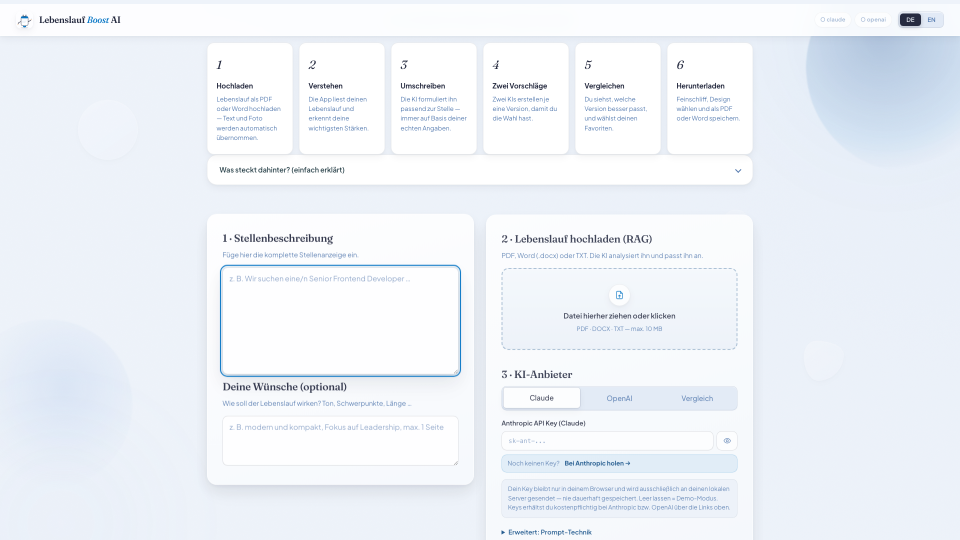
#> input picture docs/video/assets/01-hero.png, 1920 x 1080 px (shown at 1/2 size)
$ python make_video.py
#> lines starting #> are read from the running program, lines starting #| are printed output that depends on the picture
"""Professionelles Sapphire-Nightfall Projektvideo (ca. 3–5 Minuten).

Voraussetzungen (macOS): ffmpeg, ffprobe, say (Stimme Anna), Pillow.
"""

from __future__ import annotations

import re
import shutil
import subprocess
import textwrap
from dataclasses import dataclass
from pathlib import Path

from PIL import Image, ImageDraw, ImageFilter, ImageFont


ROOT = Path(__file__).resolve().parents[2]
VIDEO_DIR = ROOT / "docs" / "video"
ASSETS = VIDEO_DIR / "assets"
BUILD = VIDEO_DIR / "build"
WIDTH, HEIGHT = 1920, 1080
FPS = 30

# Sapphire Nightfall
INK = "#262b40"
ACCENT = "#0474c4"
ACCENT2 = "#06457f"
SOFT = "#a8c4ec"
BRIGHT = "#5379ae"
PAPER = "#eef3fa"
MUTED = "#9eb6d4"
WHITE = "#f0f5fc"


@dataclass(frozen=True)
class Scene:
    key: str
    image: Path
    narration: str


NARRATIONS = {
    "title": (
        "Willkommen zur Projektvorstellung von Lebenslauf Boost AI. "
        "Die aktuelle Webanwendung im Sapphire Nightfall Design begleitet Bewerbende mit dem Maskottchen Boosti "
        "durch einen klaren, dreistufigen Workflow. "
        "Zwei Sprachmodelle, Retrieval Augmented Generation, ein ATS Keyword Check und sechs Export Designs "
        "sind in einer einzigen Anwendung vereint — ohne Anmeldung und strikt auf echten Lebenslauf Daten."
    ),
    "hero": (
        "So sieht die aktuelle Website aus: ein dunkler Hero Bereich mit klarer Botschaft, "
        "ein dreistufiger Stepper und darunter die Erklaerung in sechs einfachen Schritten. "
        "Die Oberflaeche ist auf Deutsch und Englisch verfuegbar. "
        "Im Zentrum steht: der Lebenslauf wird zugeschnitten auf die Stelle, ohne Fakten zu erfinden."
    ),
    "input": (
        "Schritt eins beginnt mit der Stellenanzeige und optionalen Wuenschen zu Ton, Fokus und Laenge. "
        "Danach wird der Lebenslauf als PDF, Word oder Textdatei hochgeladen. "
        "Fuer Claude und OpenAI gibt es direkte Links, falls noch kein API Key vorhanden ist. "
        "Ohne Key laeuft der Demo Modus. Die App extrahiert Text und optional ein Foto und baut den RAG Index auf."
    ),
    "loading": (
        "Beim Klick auf Generieren erscheint eine fuenfsekundige Ladesequenz. "
        "Fortschrittsring, Checkliste und Schreibanimation machen sichtbar, dass die KI die Stelle analysiert, "
        "passende Staerken waehlt und den Entwurf formuliert. "
        "Erst danach wechselt die App zur Bearbeitungsseite."
    ),
    "generation": (
        "Auf der Bearbeitungsseite koennen Claude und OpenAI direkt verglichen werden. "
        "Fuer jede Version zeigt die App ATS Score, Keyword Check sowie Modell und Prompt Technik. "
        "Professionelle Prompt Vorlagen mit Rollen Prompting, Few Shot und Chain of Thought steuern die Formulierung. "
        "Die KI darf nur Angaben verwenden, die im hochgeladenen Lebenslauf belegt sind."
    ),
    "refine": (
        "Der Entwurf laesst sich im Editor direkt anpassen. "
        "Zusaetzlich gibt es Schnellaktionen und freie Anweisungen, zum Beispiel kuerzer, technischer oder foermlicher. "
        "Jede Antwort wird ueber Conversation History als eigene Version gespeichert. "
        "So bleibt der Kontext erhalten, ohne den gesamten Prozess neu zu starten."
    ),
    "export": (
        "Im dritten Schritt waehlt man eines von sechs Designs: Azure, Executive, Nordic, Sapphire, Cobalt oder Slate. "
        "Die Live Vorschau aktualisiert sich sofort. Foto, Dateiname und Format PDF oder Word sind frei waehlbar. "
        "Der Download startet lokal. Der Export bleibt zustandslos und speichert keine zusaetzliche Datei in der Datenbank."
    ),
    "architecture": (
        "Technisch besteht das Projekt aus einem Vanilla JavaScript Frontend und einem FastAPI Backend. "
        "Pydantic validiert alle Requests. Eine Provider Schicht kapselt Anthropic Claude und OpenAI. "
        "Services uebernehmen Extraktion, RAG, Prompt Aufbau, ATS Analyse und den PDF sowie DOCX Export. "
        "API Keys folgen dem Bring Your Own Key Prinzip und bleiben nur im Browser."
    ),
    "database": (
        "Die Persistenz nutzt SQLite mit SQLAlchemy. "
        "Die Tabelle sessions verbindet cv documents, generations und messages. "
        "Damit bleiben Versionshistorie, ATS Ergebnisse, Keyword Listen und der Dialog fuer Verfeinerungen "
        "nachvollziehbar und konsistent."
    ),
    "outro": (
        "Lebenslauf Boost AI zeigt damit den vollstaendigen Weg auf der aktuellen Website: "
        "echte Daten hochladen, relevanten Kontext finden, zwei KI Entwuerfe vergleichen, "
        "gezielt nachbessern und in sechs Designs professionell exportieren. "
        "Vielen Dank fuer das Ansehen."
    ),
}

GERMAN_WORDS = {
    "fuer": "für", "Fuer": "Für", "ueber": "über", "uebertragen": "übertragen",
    "vollstaendig": "vollständig", "vollstaendige": "vollständige", "vollstaendigen": "vollständigen",
    "verfuegbar": "verfügbar", "Verfuegung": "Verfügung", "einfuegt": "einfügt", "eingefuegt": "eingefügt",
    "muessen": "müssen", "loest": "löst", "zusaetzlich": "zusätzlich", "Zusaetzlich": "Zusätzlich",
    "Anschliessend": "Anschließend", "Wuensche": "Wünsche", "Nutzerwuensche": "Nutzerwünsche",
    "Laenge": "Länge", "waehlt": "wählt", "ausgewaehlt": "ausgewählt", "gewaehlt": "gewählt",
    "naechsten": "nächsten", "naechste": "nächste", "Naechste": "Nächste", "moeglich": "möglich",
    "koennen": "können", "kuerzer": "kürzer", "unabhaengige": "unabhängige",
    "Gespraechsverlauf": "Gesprächsverlauf", "behaelt": "behält", "laedt": "lädt",
    "zusaetzliche": "zusätzliche", "Schluesselbegriffe": "Schlüsselbegriffe", "Auszuege": "Auszüge",
    "Loeschen": "Löschen", "loeschen": "löschen", "hoechstens": "höchstens", "enthaelt": "enthält",
    "erfuellt": "erfüllt", "waeren": "wären", "Entwuerfe": "Entwürfe", "Oberflaeche": "Oberfläche",
    "pruefbar": "prüfbar", "laeuft": "läuft", "fuenfsekundige": "fünfsekundige",
    "durchgaengigen": "durchgängigen", "Erklaerung": "Erklärung", "Schritt": "Schritt",
    "Uebergang": "Übergang", "laesst": "lässt", "foermlicher": "förmlicher",
}


# [5 lines left out: function germanize, not called in this run]


def run(command: list[str], *, cwd: Path = ROOT) -> None:
    print("$", " ".join(command))
    subprocess.run(command, cwd=cwd, check=True)


def font(size: int, bold: bool = False, serif: bool = False) -> ImageFont.FreeTypeFont:
    if serif:
        path = Path("/System/Library/Fonts/Supplemental/Georgia Bold.ttf" if bold else "/System/Library/Fonts/Supplemental/Georgia.ttf")
    else:
        path = Path("/System/Library/Fonts/Supplemental/Arial Bold.ttf" if bold else "/System/Library/Fonts/Supplemental/Arial.ttf")
    return ImageFont.truetype(str(path), size) if path.exists() else ImageFont.load_default()


def wrap(draw: ImageDraw.ImageDraw, text: str, selected: ImageFont.ImageFont, width: int) -> list[str]:
    lines, current = [], ""
    for word in text.split():
        candidate = f"{current} {word}".strip()
        if draw.textlength(candidate, font=selected) <= width:
            current = candidate
        else:
            if current:
                lines.append(current)
            current = word
    if current:
        lines.append(current)
    return lines


def sapphire_bg() -> Image.Image:
    image = Image.new("RGB", (WIDTH, HEIGHT), INK)
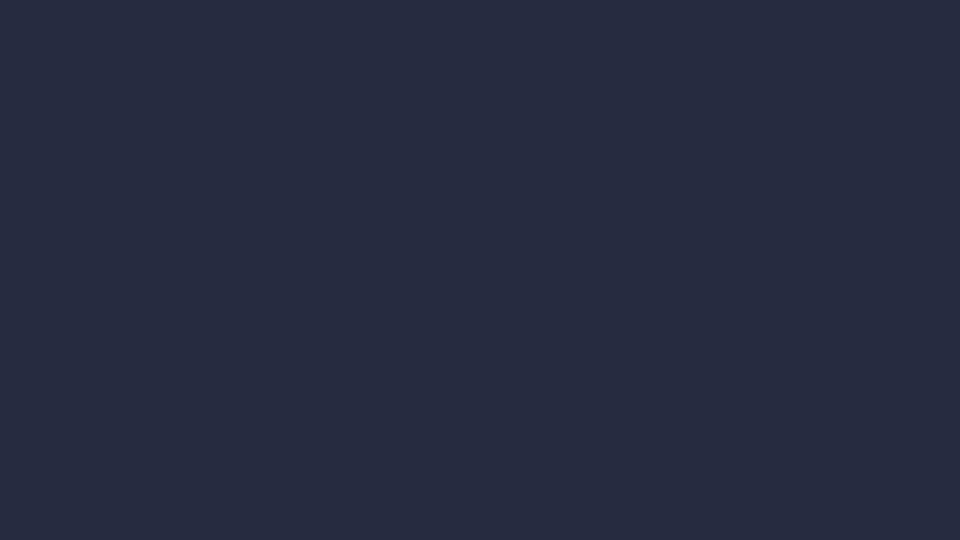
#> image: PIL image 1920x1080 RGB (shown at 1/2 size); mean R, G, B 38, 43, 64
    draw = ImageDraw.Draw(image)
    for y in range(HEIGHT):
        t = y / HEIGHT
        r = int(0x26 + (0x06 - 0x26) * t * 0.5)
        g = int(0x2b + (0x45 - 0x2b) * t * 0.5)
        b = int(0x40 + (0x7f - 0x40) * t * 0.55)
        draw.line((0, y, WIDTH, y), fill=(r, g, b))
    overlay = Image.new("RGBA", (WIDTH, HEIGHT), (0, 0, 0, 0))
#> overlay: PIL image 1920x1080 RGBA; every value is 0
    od = ImageDraw.Draw(overlay)
    od.ellipse((-300, -180, 700, 720), fill=(4, 116, 196, 45))
    od.ellipse((1200, 380, 2200, 1280), fill=(168, 196, 236, 38))
    return Image.alpha_composite(image.convert("RGBA"), overlay).convert("RGB")
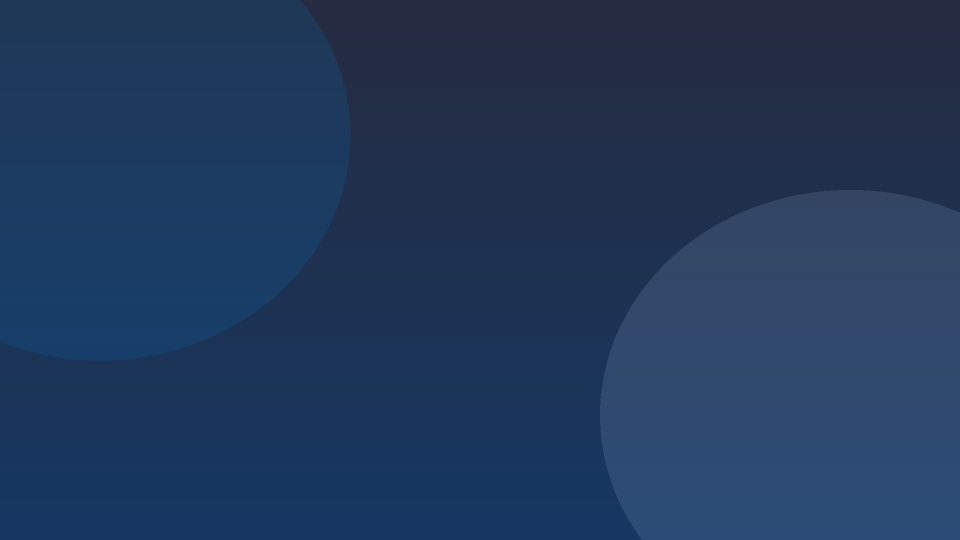
#> returned value: PIL image 1920x1080 RGB (shown at 1/2 size); mean R, G, B 33, 56.3, 90.2


def title_card(path: Path, eyebrow: str, title: str, subtitle: str, footer: str) -> None:
    image = sapphire_bg()
    draw = ImageDraw.Draw(image)
    # badge
    bw = int(draw.textlength(eyebrow.upper(), font=font(18, True))) + 36
#> bw = 108
    draw.rounded_rectangle((WIDTH // 2 - bw // 2, 150, WIDTH // 2 + bw // 2, 196), radius=22, fill=ACCENT)
    draw.text((WIDTH // 2, 173), eyebrow.upper(), anchor="mm", font=font(18, True), fill="#fff")

    y = 280
    for line in wrap(draw, title, font(72, True, serif=True), 1500):
#> in wrap, `lines, current = [], ""`: current = ''
        draw.text((WIDTH // 2, y), line, anchor="ma", font=font(72, True, serif=True), fill=WHITE)
        y += 90
#> this loop made 1 pass
#> after the loop, y = 370
    y += 20
#> y = 390
    for line in wrap(draw, subtitle, font(28), 1200):
        draw.text((WIDTH // 2, y), line, anchor="ma", font=font(28), fill=MUTED)
        y += 42
#> this loop made 1 pass
#> y on pass 1: 432
#> after the loop, y = 432
    draw.line((720, 860, 1200, 860), fill=SOFT, width=3)
    draw.text((WIDTH // 2, 920), footer, anchor="ma", font=font(22, True), fill=SOFT)
    image.save(path)
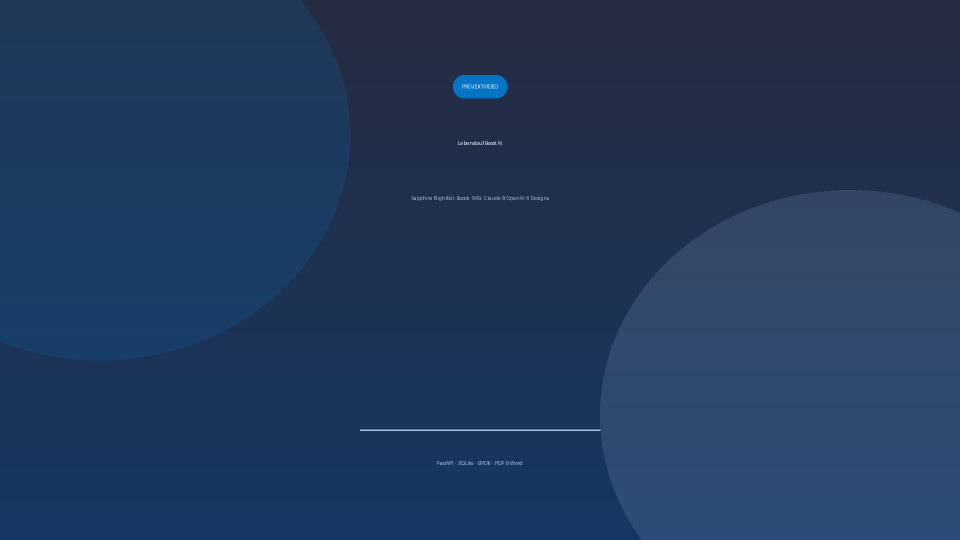
#> saved as 00-title.png: PIL image 1920x1080 RGB (shown at 1/2 size); mean R, G, B 33.1, 56.6, 90.7


# [43 lines left out: functions architecture_card, database_card, not called in this run]


def frame_screenshot(source: Path, destination: Path, title: str, subtitle: str = "") -> None:
#> called with title = 'Die aktuelle Website'
    base = sapphire_bg()
    draw = ImageDraw.Draw(base)
    draw.text((90, 48), title, font=font(36, True, serif=True), fill=WHITE)
    if subtitle:
        draw.text((92, 100), subtitle, font=font(20), fill=MUTED)

    # browser chrome
    frame = (90, 150, 1830, 1000)
    draw.rounded_rectangle(frame, radius=18, fill="#121a2a", outline=SOFT, width=2)
    draw.rounded_rectangle((90, 150, 1830, 198), radius=18, fill="#1a2740")
    draw.rectangle((90, 180, 1830, 198), fill="#1a2740")
    for i, color in enumerate(["#ff5f57", "#febc2e", "#28c840"]):
        cx = 130 + i * 28
        draw.ellipse((cx, 166, cx + 14, 180), fill=color)
    draw.rounded_rectangle((240, 162, 900, 186), radius=8, fill="#0d1524")
    draw.text((250, 174), "localhost:8000", anchor="lm", font=font(14), fill=MUTED)

    with Image.open(source).convert("RGB") as shot:
#> shot is the input picture: PIL image 1920x1080 RGB; mean R, G, B 238.2, 242.5, 248.4
        max_w, max_h = 1700, 760
        shot.thumbnail((max_w, max_h), Image.Resampling.LANCZOS)
#> shot: PIL image 1351x760 RGB
        x = (WIDTH - shot.width) // 2
#> x = 284
        y = 220 + (760 - shot.height) // 2
#> y = 220
        base.paste(shot, (x, y))
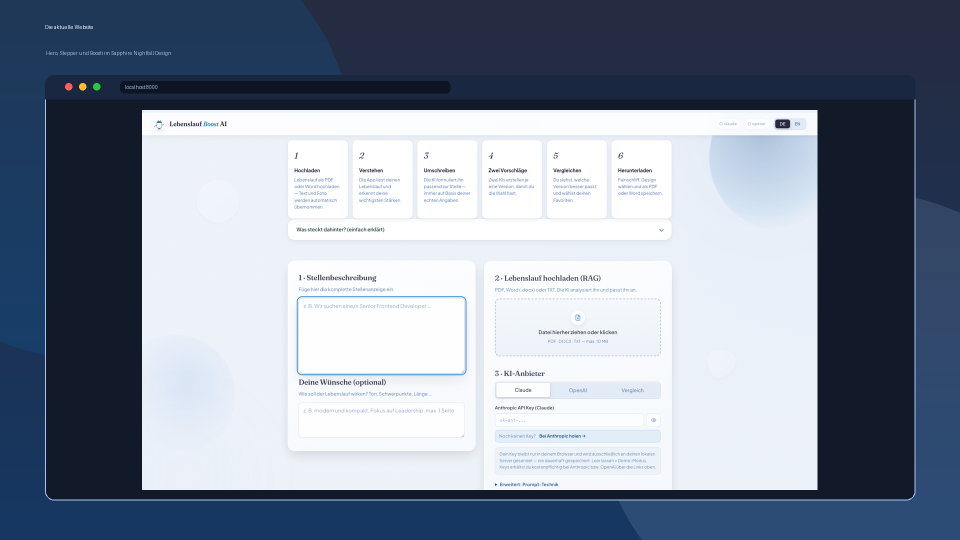
#> base: PIL image 1920x1080 RGB (shown at 1/2 size); mean R, G, B 132.2, 142.5, 158.5
    base.save(destination)


def make_slides() -> None:
    title_card(
        ASSETS / "00-title.png",
        "Projektvideo",
        "Lebenslauf Boost AI",
        "Sapphire Nightfall · Boosti · RAG · Claude & OpenAI · 6 Designs",
        "FastAPI  ·  SQLite  ·  BYOK  ·  PDF & Word",
    )
    frame_screenshot(ASSETS / "01-hero.png", ASSETS / "01-hero-framed.png", "Die aktuelle Website", "Hero, Stepper und Boosti im Sapphire Nightfall Design")
    frame_screenshot(ASSETS / "02-input-upload.png", ASSETS / "02-input-framed.png", "Schritt 1 · Eingabe", "Stellenanzeige, CV-Upload und API-Key-Links")
#> call 2 of frame_screenshot, with title = 'Schritt 1 · Eingabe'
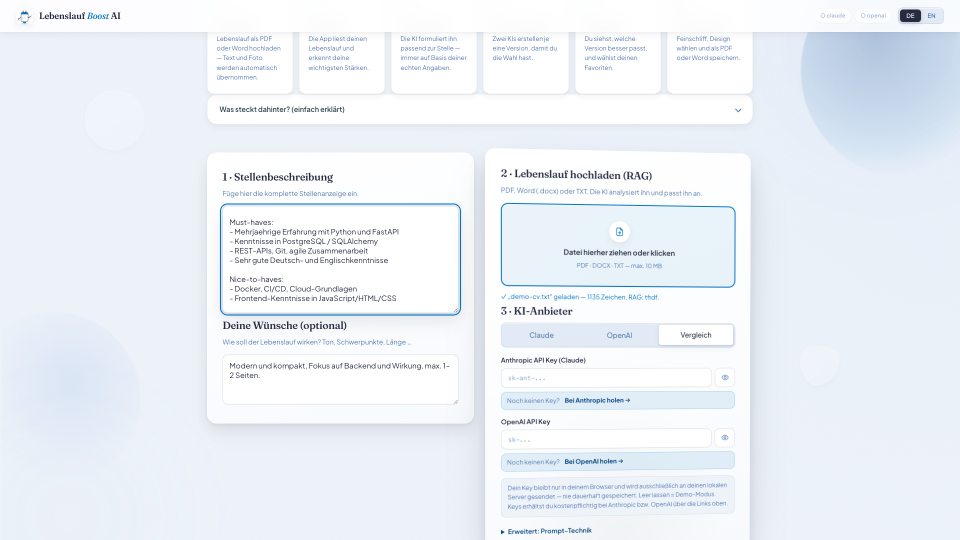
#> input picture docs/video/assets/02-input-upload.png, 1920 x 1080 px (shown at 1/2 size)
#> in frame_screenshot, shot is the input picture: PIL image 1920x1080 RGB; mean R, G, B 236.3, 241.2, 247.4
#> in frame_screenshot (call 2), `base.paste(shot, (x, y))`:
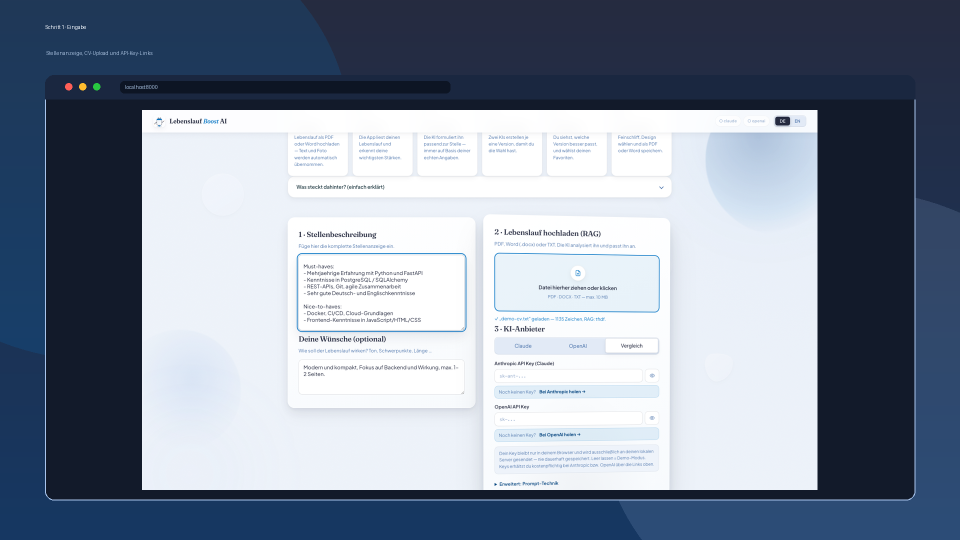
#> base: PIL image 1920x1080 RGB (shown at 1/2 size); mean R, G, B 131.2, 141.8, 158
    frame_screenshot(ASSETS / "02b-loading.png", ASSETS / "02b-loading-framed.png", "Ladesequenz", "Fünf Sekunden Fortschritt vor dem Seitenwechsel")
    frame_screenshot(ASSETS / "03-compare-output.png", ASSETS / "03-compare-framed.png", "Schritt 2 · Bearbeiten", "Modellvergleich, ATS-Score und Keyword-Check")
    frame_screenshot(ASSETS / "04-refine.png", ASSETS / "04-refine-framed.png", "Verfeinern", "Conversation History und iterative Verbesserung")
    frame_screenshot(ASSETS / "05-design-export.png", ASSETS / "05-design-framed.png", "Schritt 3 · Design & Download", "Sechs Designs, Live-Vorschau, PDF oder Word")
    architecture_card(ASSETS / "06-architecture.png")
    database_card(ASSETS / "07-database.png")
    title_card(
        ASSETS / "09-outro.png",
        "Fazit",
        "Vom Original-CV zum Export",
        "Echte Daten · kontrollierte KI · professionelles Ergebnis",
        "Lebenslauf Boost AI",
    )


# [67 lines left out: functions tts, srt_time, subtitle_chunks, write_subtitles, render_scene, not called in this run]


def build_video() -> None:
    BUILD.mkdir(parents=True, exist_ok=True)
    make_slides()
    scenes = [
        Scene("title", ASSETS / "00-title.png", NARRATIONS["title"]),
        Scene("hero", ASSETS / "01-hero-framed.png", NARRATIONS["hero"]),
        Scene("input", ASSETS / "02-input-framed.png", NARRATIONS["input"]),
        Scene("loading", ASSETS / "02b-loading-framed.png", NARRATIONS["loading"]),
        Scene("generation", ASSETS / "03-compare-framed.png", NARRATIONS["generation"]),
        Scene("refine", ASSETS / "04-refine-framed.png", NARRATIONS["refine"]),
        Scene("export", ASSETS / "05-design-framed.png", NARRATIONS["export"]),
        Scene("architecture", ASSETS / "06-architecture.png", NARRATIONS["architecture"]),
        Scene("database", ASSETS / "07-database.png", NARRATIONS["database"]),
        Scene("outro", ASSETS / "09-outro.png", NARRATIONS["outro"]),
    ]

    rendered, timed, elapsed = [], [], 0.0
    for index, scene in enumerate(scenes, 1):
        audio, audio_duration = tts(scene, index)
        scene_duration = audio_duration + 0.7
        timed.append((scene, elapsed, scene_duration))
        rendered.append(render_scene(scene, audio, audio_duration, index))
        elapsed += scene_duration

    concat_file = BUILD / "concat.txt"
    concat_file.write_text("\n".join(f"file '{p.as_posix()}'" for p in rendered), encoding="utf-8")
    uncaptioned = BUILD / "project-video-uncaptioned.mp4"
    run(["ffmpeg", "-y", "-f", "concat", "-safe", "0", "-i", str(concat_file), "-c", "copy", "-movflags", "+faststart", str(uncaptioned)])

    subtitles = write_subtitles(timed)
    final = VIDEO_DIR / "lebenslauf-boost-ai-projektvideo.mp4"
    # Burn-in optional; fallback to separate SRT if libass missing
    result = subprocess.run(
        ["ffmpeg", "-y", "-i", str(uncaptioned), "-c", "copy", "-movflags", "+faststart", str(final)],
        cwd=ROOT, text=True,
    )
    if result.returncode != 0:
        shutil.copy2(uncaptioned, final)
    else:
        # Prefer clean copy; SRT shipped alongside
        pass

    speaker = VIDEO_DIR / "sprechertext.txt"
    speaker.write_text(
        "\n\n".join(f"{i}. {s.key.upper()}\n{germanize(s.narration)}" for i, s in enumerate(scenes, 1)),
        encoding="utf-8",
    )
    print(f"\nFertig: {final}\nUntertitel: {subtitles}\nLaufzeit: {elapsed:.1f}s ({elapsed/60:.1f} min)")


if __name__ == "__main__":
#> (the run stopped early here; a loop or call above may not have finished)
